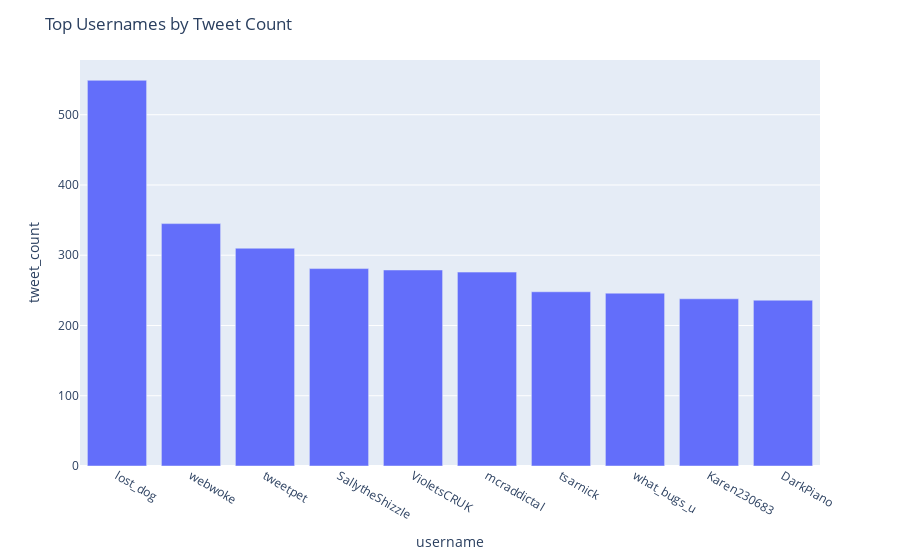

Notebook cell for this chart:
### Code cell
# Create a figure for top usernames outside of any callback
top_usernames_fig = px.bar(top_usernames, x='username', y='tweet_count')
top_usernames_fig.update_layout(title='Top Usernames by Tweet Count')

### Figure 1 — Plotly figure (JSON) as saved in the notebook; plotly's stock layout.template omitted (floating-point values rounded to 4 significant figures)
{"data": [{"alignmentgroup": "True", "hovertemplate": "username=%{x}<br>tweet_count=%{y}<extra></extra>", "legendgroup": "", "marker": {"color": "#636efa", "pattern": {"shape": ""}}, "name": "", "offsetgroup": "", "orientation": "v", "showlegend": false, "textposition": "auto", "type": "bar", "x": ["lost_dog", "webwoke", "tweetpet", "SallytheShizzle", "VioletsCRUK", "mcraddictal", "tsarnick", "what_bugs_u", "Karen230683", "DarkPiano"], "xaxis": "x", "y": [549, 345, 310, 281, 279, 276, 248, 246, 238, 236], "yaxis": "y"}], "layout": {"barmode": "relative", "legend": {"tracegroupgap": 0}, "margin": {"t": 60}, "title": {"text": "Top Usernames by Tweet Count"}, "xaxis": {"anchor": "y", "domain": [0, 1], "title": {"text": "username"}}, "yaxis": {"anchor": "x", "domain": [0, 1], "title": {"text": "tweet_count"}}}}
